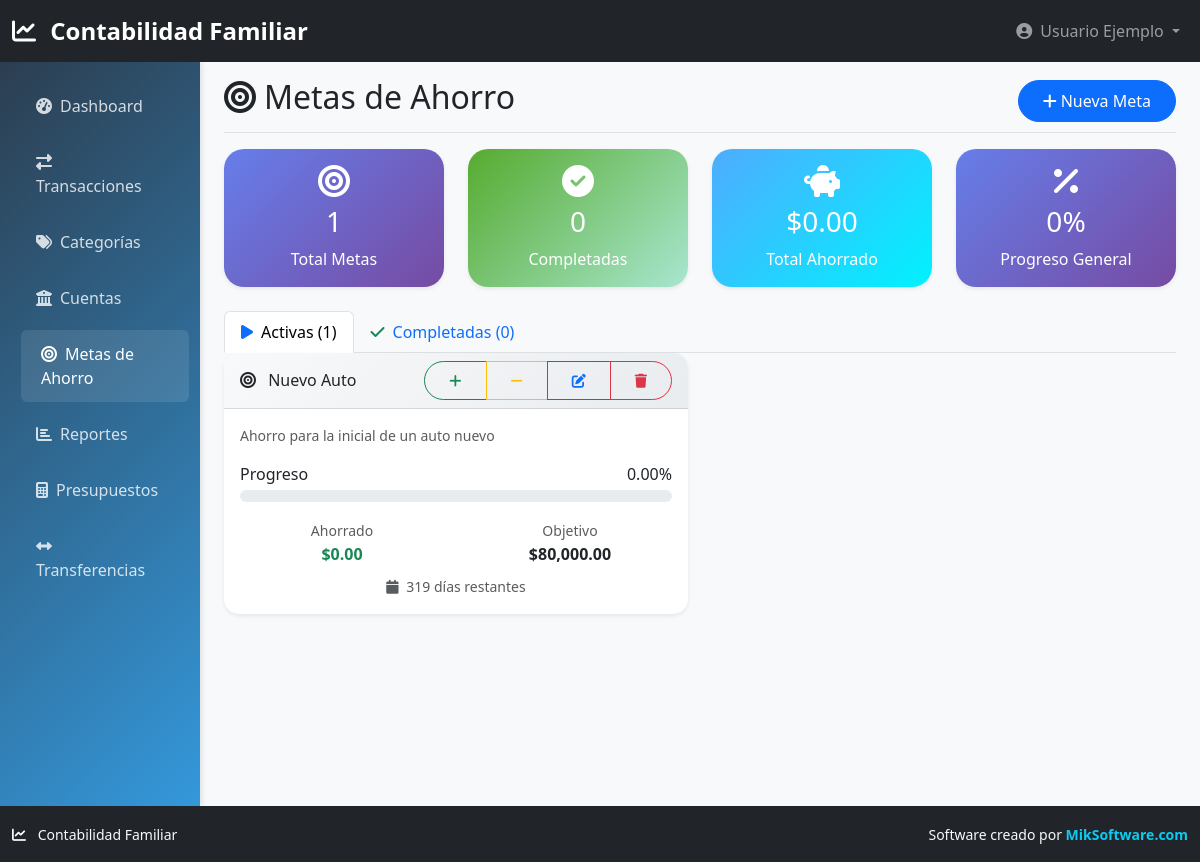
Screenshot of /metas.php (signed in) with the database file from the repository.
### tables this page shows
CREATE TABLE metas_ahorro (
    id INT AUTO_INCREMENT PRIMARY KEY,
    nombre VARCHAR(150) NOT NULL,
    descripcion TEXT,
    cantidad_objetivo DECIMAL(12,2) NOT NULL,
    cantidad_actual DECIMAL(12,2) DEFAULT 0.00,
    fecha_objetivo DATE,
    completada BOOLEAN DEFAULT FALSE,
    created_at TIMESTAMP DEFAULT CURRENT_TIMESTAMP,
    usuario_id INT NOT NULL,
    FOREIGN KEY (usuario_id) REFERENCES usuarios(id) ON DELETE CASCADE
);

### config/database.php (called while the page is built, shortened)
<?php
class Database {
    private $connection;
    public function __construct() {
        try {
            $dsn = "mysql:host=" . DB_HOST . ";dbname=" . DB_NAME . ";charset=" . DB_CHARSET;
            $this->connection = new PDO($dsn, DB_USER, DB_PASS, [
                PDO::ATTR_ERRMODE => PDO::ERRMODE_EXCEPTION,
                PDO::ATTR_DEFAULT_FETCH_MODE => PDO::FETCH_ASSOC,
                PDO::ATTR_EMULATE_PREPARES => false,
            ]);
            $this->connection->exec("SET NAMES 'utf8mb4' COLLATE 'utf8mb4_unicode_ci'");
            $this->connection->exec("SET collation_connection = 'utf8mb4_unicode_ci'");
        } catch (PDOException $e) {
            die("Error de conexión: " . $e->getMessage());
        }
    }
    public function query($sql, $params = []) {
        $stmt = $this->connection->prepare($sql);
        $stmt->execute($params);
        return $stmt;
    }
    public function fetchAll($sql, $params = []) {
        $stmt = $this->query($sql, $params);
        return $stmt->fetchAll();
    }
}
$db = new Database();
?>

### metas.php (the view, shortened to what this page needs)
<?php
require_once 'config/database.php';
$metas = $db->fetchAll(
    "SELECT *,
     ROUND((cantidad_actual / cantidad_objetivo) * 100, 2) as progreso,
     DATEDIFF(fecha_objetivo, CURDATE()) as dias_restantes
     FROM metas_ahorro
     WHERE usuario_id = ?
     ORDER BY completada ASC, fecha_objetivo ASC",
    [$_SESSION['user_id']]
);
$metasActivas = array_filter($metas, fn($m) => !$m['completada']);
$metasCompletadas = array_filter($metas, fn($m) => $m['completada']);
include 'includes/header.php';
?>
<div class="container-fluid">
    <div class="row">
        <nav class="col-md-3 col-lg-2 d-md-block sidebar collapse">
            <div class="position-sticky pt-3">
                <ul class="nav flex-column">
                    <li class="nav-item">
                        <a class="nav-link" href="dashboard.php">
                            <i class="fas fa-tachometer-alt me-2"></i>Dashboard
                        </a>
                    </li>
                    <li class="nav-item">
                        <a class="nav-link" href="transacciones.php">
                            <i class="fas fa-exchange-alt me-2"></i>Transacciones
                        </a>
                    </li>
                    <li class="nav-item">
                        <a class="nav-link" href="categorias.php">
                            <i class="fas fa-tags me-2"></i>Categorías
                        </a>
                    </li>
                    <li class="nav-item">
                        <a class="nav-link" href="cuentas.php">
                            <i class="fas fa-university me-2"></i>Cuentas
                        </a>
                    </li>
                    <li class="nav-item">
                        <a class="nav-link active" href="metas.php">
                            <i class="fas fa-bullseye me-2"></i>Metas de Ahorro
                        </a>
                    </li>
                    <li class="nav-item">
                        <a class="nav-link" href="reportes.php">
                            <i class="fas fa-chart-bar me-2"></i>Reportes
                        </a>
                    </li>
                    <li class="nav-item">
                        <a class="nav-link" href="presupuestos.php">
                            <i class="fas fa-calculator me-2"></i>Presupuestos
                        </a>
                    </li>
                    <li class="nav-item">
                        <a class="nav-link" href="transferencias.php">
                            <i class="fas fa-arrows-alt-h me-2"></i>Transferencias
                        </a>
                    </li>
                </ul>
            </div>
        </nav>
        <main class="col-md-9 ms-sm-auto col-lg-10 px-md-4">
            <div class="d-flex justify-content-between flex-wrap flex-md-nowrap align-items-center pt-3 pb-2 mb-3 border-bottom">
                <h1 class="h2">
                    <i class="fas fa-bullseye me-2"></i>Metas de Ahorro
                </h1>
                <div class="btn-toolbar mb-2 mb-md-0">
                    <button type="button" class="btn btn-primary" data-bs-toggle="modal" data-bs-target="#nuevaMetaModal">
                        <i class="fas fa-plus me-1"></i>Nueva Meta
                    </button>
                </div>
            </div>
            <div class="row mb-4">
                <?php
                $totalMetas = count($metas);
                $totalAhorrado = array_sum(array_column($metas, 'cantidad_actual'));
                $totalObjetivo = array_sum(array_column($metas, 'cantidad_objetivo'));
                $progresoGeneral = $totalObjetivo > 0 ? round(($totalAhorrado / $totalObjetivo) * 100, 2) : 0;
                ?>
                <div class="col-md-3">
                    <div class="card stats-card">
                        <div class="card-body text-center">
                            <i class="fas fa-bullseye fa-2x mb-2"></i>
                            <h3><?php echo $totalMetas; ?></h3>
                            <p class="mb-0">Total Metas</p>
                        </div>
                    </div>
                </div>
                <div class="col-md-3">
                    <div class="card stats-card income">
                        <div class="card-body text-center">
                            <i class="fas fa-check-circle fa-2x mb-2"></i>
                            <h3><?php echo count($metasCompletadas); ?></h3>
                            <p class="mb-0">Completadas</p>
                        </div>
                    </div>
                </div>
                <div class="col-md-3">
                    <div class="card stats-card savings">
                        <div class="card-body text-center">
                            <i class="fas fa-piggy-bank fa-2x mb-2"></i>
                            <h3>$<?php echo number_format($totalAhorrado, 2); ?></h3>
                            <p class="mb-0">Total Ahorrado</p>
                        </div>
                    </div>
                </div>
                <div class="col-md-3">
                    <div class="card stats-card" style="background: linear-gradient(135deg, #667eea 0%, #764ba2 100%);">
                        <div class="card-body text-center">
                            <i class="fas fa-percentage fa-2x mb-2"></i>
                            <h3><?php echo $progresoGeneral; ?>%</h3>
                            <p class="mb-0">Progreso General</p>
                        </div>
                    </div>
                </div>
            </div>
            <ul class="nav nav-tabs" id="metaTabs" role="tablist">
                <li class="nav-item" role="presentation">
                    <button class="nav-link active" id="activas-tab" data-bs-toggle="tab" data-bs-target="#activas" type="button" role="tab">
                        <i class="fas fa-play text-primary me-2"></i>Activas (<?php echo count($metasActivas); ?>)
                    </button>
                </li>
                <li class="nav-item" role="presentation">
                    <button class="nav-link" id="completadas-tab" data-bs-toggle="tab" data-bs-target="#completadas" type="button" role="tab">
                        <i class="fas fa-check text-success me-2"></i>Completadas (<?php echo count($metasCompletadas); ?>)
                    </button>
                </li>
            </ul>
            <div class="tab-content" id="metaTabContent">
                <div class="tab-pane fade show active" id="activas" role="tabpanel">
                    <?php if (!empty($metasActivas)): ?>
                        <div class="row">
                            <?php foreach ($metasActivas as $meta): ?>
                                <div class="col-lg-6 mb-4">
                                    <div class="card h-100">
                                        <div class="card-header d-flex justify-content-between align-items-center">
                                            <h6 class="mb-0">
                                                <i class="fas fa-bullseye me-2"></i>
                                                <?php echo htmlspecialchars($meta['nombre']); ?>
                                            </h6>
                                            <div class="btn-group btn-group-sm">
                                                <button class="btn btn-outline-success" onclick="gestionarDinero(<?php echo $meta['id']; ?>, 'agregar')" title="Agregar dinero">
                                                    <i class="fas fa-plus"></i>
                                                </button>
                                                <button class="btn btn-outline-warning" onclick="gestionarDinero(<?php echo $meta['id']; ?>, 'retirar')" title="Retirar dinero">
                                                    <i class="fas fa-minus"></i>
                                                </button>
                                                <button class="btn btn-outline-primary" onclick="editarMeta(<?php echo htmlspecialchars(json_encode($meta)); ?>)" title="Editar">
                                                    <i class="fas fa-edit"></i>
                                                </button>
                                                <button class="btn btn-outline-danger" onclick="eliminarMeta(<?php echo $meta['id']; ?>)" title="Eliminar">
                                                    <i class="fas fa-trash"></i>
                                                </button>
                                            </div>
                                        </div>
                                        <div class="card-body">
                                            <?php if ($meta['descripcion']): ?>
                                                <p class="text-muted small"><?php echo htmlspecialchars($meta['descripcion']); ?></p>
                                            <?php endif; ?>
                                            <div class="mb-3">
                                                <div class="d-flex justify-content-between mb-1">
                                                    <span>Progreso</span>
                                                    <span><?php echo $meta['progreso']; ?>%</span>
                                                </div>
                                                <div class="progress" style="height: 12px;">
                                                </div>
                                            </div>
                                            <div class="row text-center">
                                                <div class="col-6">
                                                    <small class="text-muted">Ahorrado</small>
                                                    <div class="fw-bold text-success">$<?php echo number_format($meta['cantidad_actual'], 2); ?></div>
                                                </div>
                                                <div class="col-6">
                                                    <small class="text-muted">Objetivo</small>
                                                    <div class="fw-bold">$<?php echo number_format($meta['cantidad_objetivo'], 2); ?></div>
                                                </div>
                                            </div>
                                            <?php if ($meta['fecha_objetivo']): ?>
                                                <div class="mt-2 text-center">
                                                    <small class="text-muted">
                                                        <?php if ($meta['dias_restantes'] > 0): ?>
                                                            <i class="fas fa-calendar me-1"></i>
                                                            <?php echo $meta['dias_restantes']; ?> días restantes
                                                        <?php elseif ($meta['dias_restantes'] == 0): ?>
                                                            <i class="fas fa-exclamation-triangle text-warning me-1"></i>
                                                            ¡Vence hoy!
                                                        <?php else: ?>
                                                            <i class="fas fa-times-circle text-danger me-1"></i>
                                                            Vencida hace <?php echo abs($meta['dias_restantes']); ?> días
                                                        <?php endif; ?>
                                                    </small>
                                                </div>
                                            <?php endif; ?>
                                        </div>
                                    </div>
                                </div>
                            <?php endforeach; ?>
                        </div>
                    <?php endif; ?>
                </div>
            </div>
        </main>
    </div>
</div>
<?php include 'includes/footer.php'; ?>

### includes/header.php (style rules this page uses)
:root { --primary-color: #2c3e50; --secondary-color: #3498db; --success-color: #27ae60; --danger-color: #e74c3c; --warning-color: #f39c12; --info-color: #17a2b8; --light-color: #ecf0f1; --dark-color: #2c3e50; }
body { background-color: #f8f9fa; font-family: 'Segoe UI', Tahoma, Geneva, Verdana, sans-serif; }
.sidebar { min-height: calc(100vh - 56px); background: linear-gradient(135deg, var(--primary-color), var(--secondary-color)); box-shadow: 2px 0 5px rgba(0,0,0,0.1); }
.sidebar .nav-link { color: rgba(255,255,255,0.8); padding: 0.75rem 1.25rem; border-radius: 0.375rem; margin: 0.25rem; transition: all 0.3s ease; }
.sidebar .nav-link:hover, .sidebar .nav-link.active { color: white; background-color: rgba(255,255,255,0.1); transform: translateX(5px); }
.card { border: none; border-radius: 15px; box-shadow: 0 0.125rem 0.25rem rgba(0,0,0,0.075); transition: transform 0.2s, box-shadow 0.2s; }
.card-header { background: linear-gradient(135deg, #f8f9fa, #e9ecef); border-bottom: 1px solid rgba(0,0,0,0.125); border-radius: 15px 15px 0 0 !important; }
.btn { border-radius: 25px; padding: 0.5rem 1.5rem; font-weight: 500; transition: all 0.3s ease; }
.stats-card { background: linear-gradient(135deg, #667eea 0%, #764ba2 100%); color: white; border-radius: 20px; }
.stats-card.income { background: linear-gradient(135deg, #56ab2f 0%, #a8e6cf 100%); }
.stats-card.savings { background: linear-gradient(135deg, #4facfe 0%, #00f2fe 100%); }
body { display: flex; flex-direction: column; min-height: 100vh; }
main { flex: 1; }
.container-fluid { padding-bottom: 0; }

### rows the page displays
metas_ahorro: completada "0", completada "1", nombre "Nuevo Auto", descripcion "Ahorro para la inicial de un auto nuevo", progreso "0.00", cantidad_actual "0.00", cantidad_objetivo "80,000.00", dias_restantes "319"

### other values shown
$_SESSION['user_name'] "Usuario Ejemplo"
$totalMetas "1"
$totalAhorrado "0.00"
$progresoGeneral "0"
